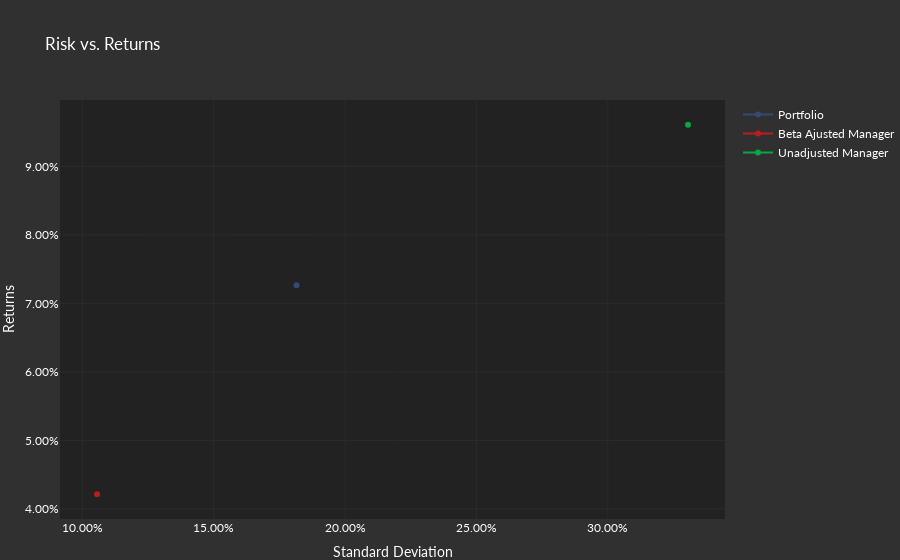

The notebook cell saved with this chart:
### Code cell
figure = go.Figure()
figure.add_trace(go.Scatter(x=Comp1.loc[1, ['Original Portfolio']], 
                            y=Comp1.loc[0, ['Original Portfolio']],
                            name='Portfolio'))
figure.add_trace(go.Scatter(x=Comp1.loc[1, ['Beta Adj. Manager']], 
                            y=Comp1.loc[0, ['Beta Adj. Manager']],
                            name='Beta Ajusted Manager'))
figure.add_trace(go.Scatter(x=Comp1.loc[1, ['Beta Unadj. Manager']], 
                            y=Comp1.loc[0, ['Beta Unadj. Manager']],
                            name='Unadjusted Manager'))
figure.update_layout(yaxis_tickformat=',.2%', xaxis_tickformat=',.2%')
figure.update_layout(
    title_text ='Risk vs. Returns',
    yaxis_title ='Returns',
    xaxis_title = 'Standard Deviation')
figure.show()

### Figure 1 — Plotly figure (JSON) as saved in the notebook; plotly's stock layout.template omitted (floating-point values rounded to 4 significant figures)
{"data": [{"name": "Portfolio", "type": "scatter", "x": [0.1816], "y": [0.07264]}, {"name": "Beta Ajusted Manager", "type": "scatter", "x": [0.1056], "y": [0.04214]}, {"name": "Unadjusted Manager", "type": "scatter", "x": [0.3305], "y": [0.09607]}], "layout": {"title": {"text": "Risk vs. Returns"}, "xaxis": {"tickformat": ",.2%", "title": {"text": "Standard Deviation"}}, "yaxis": {"tickformat": ",.2%", "title": {"text": "Returns"}}}}
